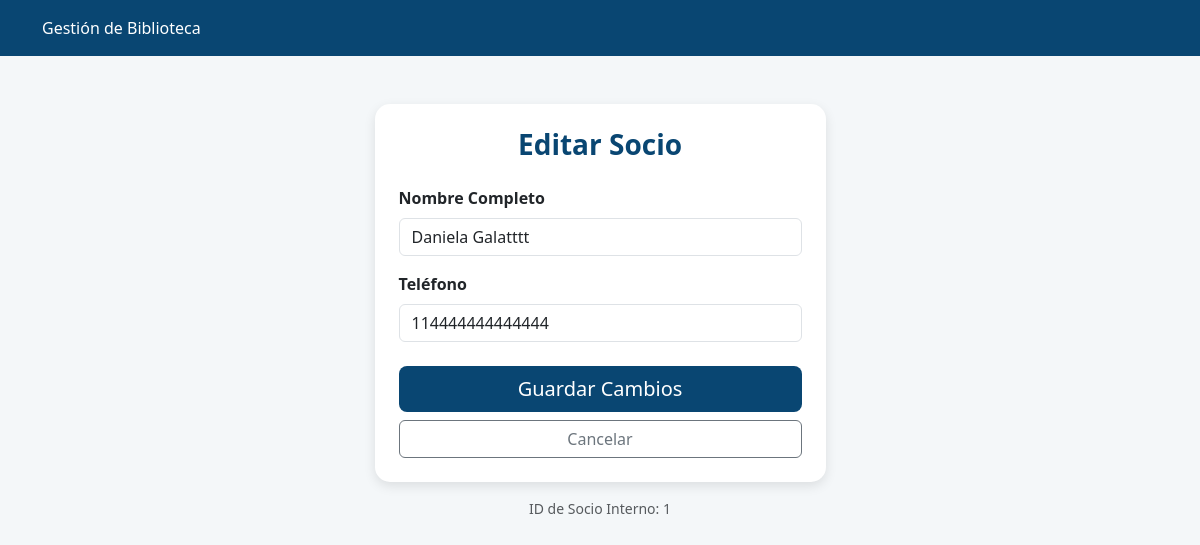
/editar_socio/1, run on the app's committed database.
### tables this page shows
CREATE TABLE Socios (
            id_socio INTEGER PRIMARY KEY AUTOINCREMENT,
            nombre_completo TEXT NOT NULL,
            telefono TEXT NOT NULL
        );

### app.py (the view)
@app.route('/editar_socio/<int:id_socio>')
def vista_editar_socio(id_socio):
    conexion = sqlite3.connect("biblioteca.db")
    cursor = conexion.cursor()
    cursor.execute("SELECT id_socio, nombre_completo, telefono FROM Socios WHERE id_socio = ?", (id_socio,))
    socio = cursor.fetchone()
    conexion.close()
    return render_template('editar_socio.html', socio=socio)

### templates/editar_socio.html (shortened to what this page needs)
<!DOCTYPE html>
<html lang="es">
<head>
    <link href="https://cdn.jsdelivr.net/npm/bootstrap@5.3.0/dist/css/bootstrap.min.css" rel="stylesheet">
</head>
<body>
    <div class="navbar-custom mb-5">
        <div class="container">
            <span class="navbar-brand mb-0 h1">Gestión de Biblioteca</span>
        </div>
    </div>
    <div class="container">
        <div class="row justify-content-center">
            <div class="col-md-5">
                <div class="card card-custom">
                    <div class="card-body p-4">
                        <h3 class="text-center mb-4" style="color: #094672; font-weight: bold;">Editar Socio</h3>
                        <form action="/actualizar_socio" method="POST">
                            <div class="mb-3">
                                <label class="form-label fw-bold">Nombre Completo</label>
                                <input type="text" name="nombre" class="form-control" value="{{ socio[1] }}" required>
                            </div>
                            <div class="mb-4">
                                <label class="form-label fw-bold">Teléfono</label>
                                <input type="text" name="telefono" class="form-control" value="{{ socio[2] }}">
                            </div>
                            <div class="d-grid gap-2">
                                <button type="submit" class="btn btn-save btn-lg">Guardar Cambios</button>
                                <a href="/socios" class="btn btn-outline-secondary">Cancelar</a>
                            </div>
                        </form>
                    </div>
                </div>
                <p class="text-center mt-3 text-muted small">ID de Socio Interno: {{ socio[0] }}</p>
            </div>
        </div>
    </div>
</body>
</html>

### templates/editar_socio.html (style rules this page uses)
body { background-color: #f4f7f9; }
.navbar-custom { background-color: #094672; color: white; padding: 1rem; }
.card-custom { border-radius: 15px; border: none; box-shadow: 0 4px 12px rgba(0,0,0,0.1); }
.btn-save { background-color: #094672; color: white; border: none; }

### data on the page
Socios: nombre "Daniela Galatttt", telefono "114444444444444", id_socio "1"
